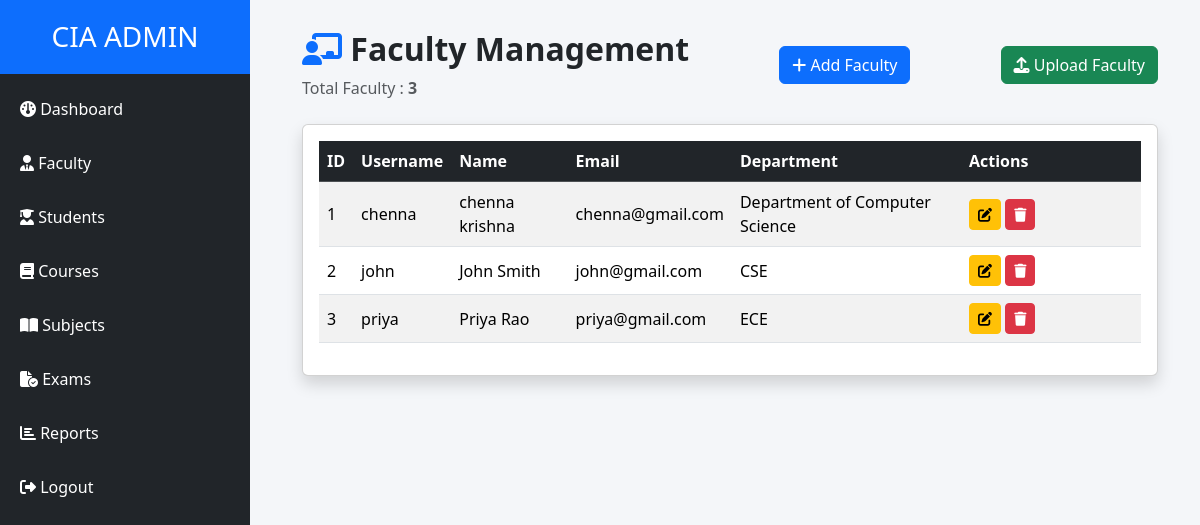
Page /admin-panel/faculty/ (signed in) on the earlier database version.
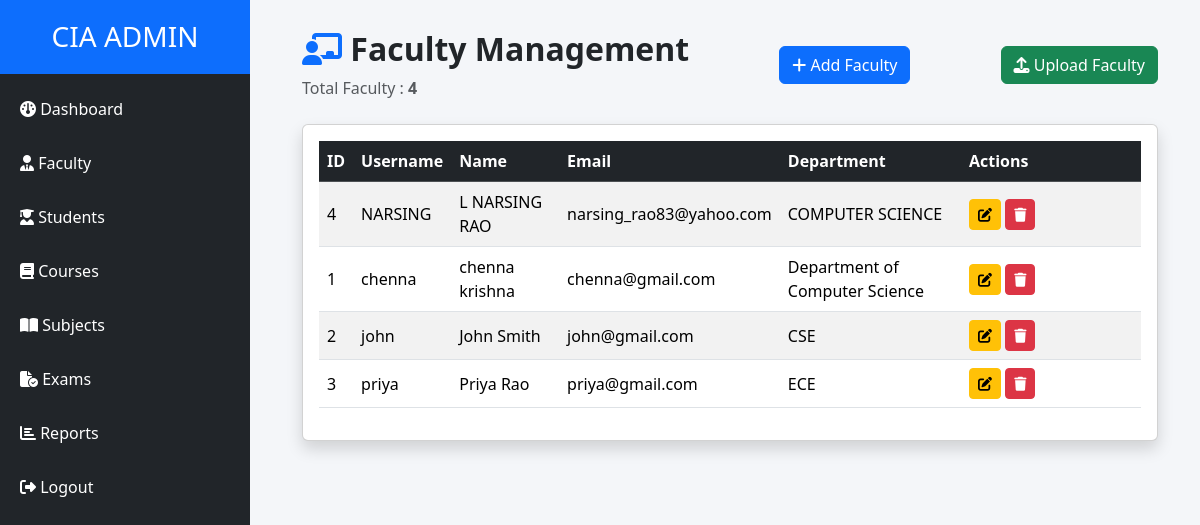
Same page on the later database version.
### quiz/models.py (models this page shows, shortened)
class FacultyProfile(models.Model):
    user = models.OneToOneField(
        User,
        on_delete=models.CASCADE
    )
    name = models.CharField(max_length=100)
    department = models.CharField(
    max_length=100,
    blank=True,
    null=True
)

class User(AbstractUser):
    is_student = models.BooleanField(default=False)
    is_faculty = models.BooleanField(default=False)
    course = models.CharField(
        max_length=100,
        blank=True,
        null=True
    )
    semester = models.IntegerField(
        default=1,
        blank=True,
        null=True
    )

### quiz/views.py (the view)
@login_required
@user_passes_test(is_admin)
def manage_faculty(request):
    faculty = FacultyProfile.objects.select_related(
        "user"
    ).all().order_by("user__username")
    return render(
        request,
        "admin_panel/faculty_list.html",
        {
            "faculty": faculty
        }
    )

### quiz/views.py (called while the page is built)
def is_admin(user):
    return user.is_staff or user.is_superuser

### quiz/templates/admin_panel/faculty_list.html
{% extends 'base_admin.html' %}
{% block content %}
<div class="container-fluid">
    <div class="d-flex justify-content-between align-items-center mb-4">
        <div>
            <h2 class="fw-bold">
                <i class="fas fa-chalkboard-teacher text-primary"></i>
                Faculty Management
            </h2>
            <p class="text-muted mb-0">
                Total Faculty : <strong>{{ faculty|length }}</strong>
            </p>
        </div>
        <a href="{% url 'add_faculty' %}" class="btn btn-primary">
            <i class="fas fa-plus"></i>
            Add Faculty
        </a>
        <a href="{% url 'upload_faculty' %}" class="btn btn-success">
    <i class="fas fa-upload"></i>
    Upload Faculty
</a>
    </div>
    <div class="card shadow">
        <div class="card-body">
            <table class="table table-striped table-hover align-middle">
                <thead class="table-dark">
                    <tr>
                        <th>ID</th>
                        <th>Username</th>
                        <th>Name</th>
                        <th>Email</th>
                        <th>Department</th>
                        <th width="180">Actions</th>
                    </tr>
                </thead>
                <tbody>
                {% for f in faculty %}
                    <tr>
                        <td>{{ f.id }}</td>
                        <td>{{ f.user.username }}</td>
                        <td>
                            {{ f.user.first_name }}
                            {{ f.user.last_name }}
                        </td>
                        <td>{{ f.user.email }}</td>
                        <td>{{ f.department }}</td>
                        <td>
                            <a href="{% url 'edit_faculty' f.id %}"
                               class="btn btn-warning btn-sm">
                                <i class="fas fa-edit"></i>
                            </a>
                            <a href="{% url 'delete_faculty' f.id %}"
                               class="btn btn-danger btn-sm"
                               onclick="return confirm('Delete this faculty?')">
                                <i class="fas fa-trash"></i>
                            </a>
                        </td>
                    </tr>
                {% empty %}
                    <tr>
                        <td colspan="5" class="text-center text-muted">
                            No Faculty Available
                        </td>
                    </tr>
                {% endfor %}
                </tbody>
            </table>
        </div>
    </div>
</div>
{% endblock %}

Differences in the rows shown:
added FacultyProfile: id "4", user.username "NARSING", user.first_name "L", user.last_name "NARSING RAO", user.email "narsing_rao83@yahoo.com", department "COMPUTER SCIENCE"
Other differences:
{{ faculty|length }}: "3" → "4"
